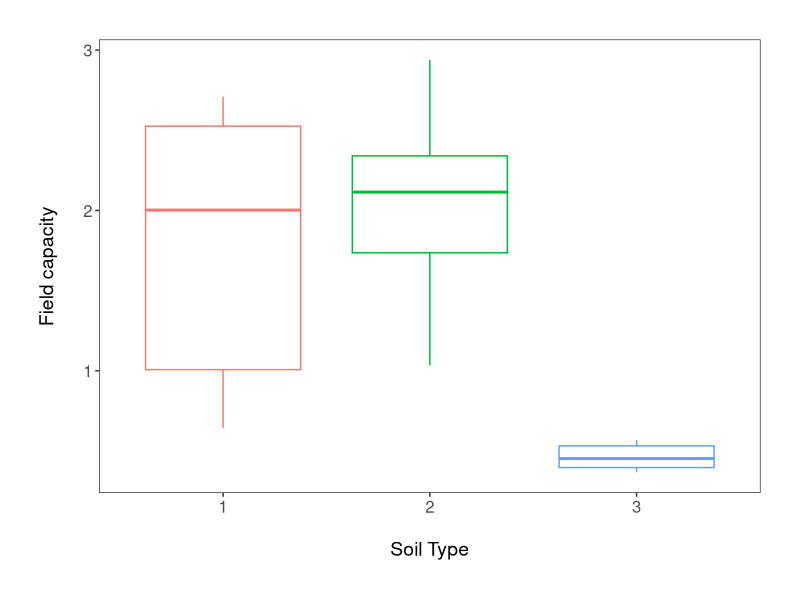

The R source for this figure: (Note: this script raises an error after producing the figure.)
## DISSERTATION PROJECT ##

# Libraries ----
library(tidyverse)
library(readxl)
library(scales)
library(vegan)
library(gplots)
library(patchwork)

# Data sets ----
ratio <- read_excel("root-shoot.xls")
field_capacity_data <- read_excel("Field_capacity_diss.xlsx")
moisture <- read_excel("moisture.xlsx")

# Data manip field capacity ----
# water content = grams of water contained in the soil per pot
# moisture = mean and sd per pot measured by probe every other day in %
field_capacity_data <- field_capacity_data %>% 
  mutate(soil_type = as_factor(soil_type), pot_number = as_factor(pot_number)) %>% 
  mutate(water_content_gr = total_fresh-total_dry) %>%  # creating a new column for amount of water in soil
  mutate(moisture_content = ((total_fresh/total_dry)-1))  # new column with soil moisture content
# should I add *100 or not??? 

# Graph field capacity ----
# Boxplot checking for differences of field_capacity between soil types
(field_capacity_boxplot <- ggplot(field_capacity_data, aes(soil_type, moisture_content)) +
    geom_boxplot(aes(color = soil_type)) +
    theme_bw() +
    ylab("Field capacity\n") +                             
    xlab("\nSoil Type")  +
    theme(axis.text = element_text(size = 12),
          axis.title = element_text(size = 14, face = "plain"),                     
          panel.grid = element_blank(),       
          plot.margin = unit(c(1,1,1,1), units = , "cm"),  
          legend.position = "none"))

# ggsave(soil_moisture_boxplot, file = "outputs/field_capacity_boxplot.png", width = 12, height = 7) 

# Data manip moisture ----
# moisture probe measures need to be plotted against time to see the progression 
# before relating them to the soil moisture content 
moisture <- moisture %>% 
  mutate(soil_type = as_factor(soil_type), pot = as_factor(pot)) %>% 
  tidyr::separate(date, c("year", "month", "day"), sep = "-", remove = FALSE) %>% 
  select(-year,-month) %>% 
  mutate(day = case_when(day == "06" ~ 1, day == "09" ~ 3, day == "11" ~ 5, 
                         day == "13" ~ 8, day == "16" ~ 10, day == "18" ~ 12, 
                         day == "20" ~ 15, day == "23" ~ 18)) %>% 
  mutate(drought_level = case_when(pot == 1 ~ "50",
                                   pot == 2 ~ "75",
                                   pot == 3 ~ "100",
                                   pot == 4 ~ "50",
                                   pot == 5 ~ "75",
                                   pot == 6 ~ "100")) %>% 
  mutate(drought_level = as_factor(drought_level)) %>% 
  mutate(field_capacity = c(field_capacity_data$moisture_content,
                           field_capacity_data$moisture_content,
                           field_capacity_data$moisture_content,
                           field_capacity_data$moisture_content,
                           field_capacity_data$moisture_content,
                           field_capacity_data$moisture_content,
                           field_capacity_data$moisture_content,
                           field_capacity_data$moisture_content)) %>% 
  mutate(field_capacity_percent = (mean_moisture*100)/field_capacity) %>% 
  mutate(field_capacity_percent_sd = (sd*100)/field_capacity) %>% 
  filter(pot %in% c(1,2,3))  # only selecting pots that have plant data

# Graphs moisture ----
# Graph weight and irrigation just for interest 
(weight_time_series <- ggplot(moisture) +
   geom_point(aes(day, weight, color = soil_type)) +
   geom_smooth(formula = y ~ x, method = "lm", aes(day, weight, color = soil_type, fill = soil_type)) + # add se = FALSE to remove error shading
   geom_point(aes(day, irrigation/0.15, color = soil_type)) +
   scale_y_continuous(name = "Weight of pots (g)\n",
                      sec.axis = sec_axis(~.*0.15, name="Irrigation volume (ml)")) +
   theme_bw() +
   xlab("\nDay since start of experiment") +
   theme(axis.text.x = element_text(size = 10, angle = 45, vjust = 1, hjust = 1),  # making the dates at a bit of an angle
         axis.text.y = element_text(size = 10),
         axis.title = element_text(size = 12, face = "plain"),                        
         panel.grid = element_blank(),  
         plot.margin = unit(c(0.5,0.5,0.5,0.5), units = , "cm"),  # Adding a margin around the plot
         legend.text = element_text(size = 10, face = "italic"),  
         legend.title = element_blank(),  # Removing the legend title 
         legend.position = "right")) 

# Graph of moisture across time 
(moisture_time_series <- ggplot(moisture, aes(date, mean_moisture, color = drought_level)) +
    geom_point() +
    facet_wrap(~ soil_type, scales = "fixed") +
    geom_smooth(formula = y ~ x, method = "lm", aes(fill = drought_level)) + # add se = FALSE to remove error shading
    theme_bw() +
    ylab("Mean moisture content (%)\n") +                             
    xlab("\nDate") +
    theme(axis.text.x = element_text(size = 10, angle = 45, vjust = 1, hjust = 1),  # making the dates at a bit of an angle
          axis.text.y = element_text(size = 10),
          axis.title = element_text(size = 12, face = "plain"),                        
          panel.grid = element_blank(),  
          plot.margin = unit(c(0.5,0.5,0.5,0.5), units = , "cm"),  # Adding a margin around the plot
          legend.text = element_text(size = 10, face = "italic"),  
          legend.title = element_blank(),  # Removing the legend title 
          legend.position = "bottom")) 

# ggsave(moisture_time_series, file = "outputs/moisture_time_series.png", width = 12, height = 7) 

# Graph of moisture % and irrigation volume 
(irrigation_time_series <- ggplot(moisture, aes(day, mean_moisture)) +
    geom_point(size = 5, aes(color = irrigation)) +
    geom_smooth(formula = y ~ x, method = "lm") + # add se = FALSE to remove error shading
    theme_bw() +
    facet_wrap(~ soil_type, scales = "fixed") +
    ylab("Mean moisture content (%)\n") +
    xlab("\nDay since start of experiment") +
    theme(axis.text.x = element_text(size = 10, angle = 45, vjust = 1, hjust = 1),  # making the dates at a bit of an angle
          axis.text.y = element_text(size = 10),
          axis.title = element_text(size = 12, face = "plain"),                        
          panel.grid = element_blank(),  
          plot.margin = unit(c(0.5,0.5,0.5,0.5), units = , "cm"),  # Adding a margin around the plot
          legend.text = element_text(size = 10, face = "italic"),  
          legend.title = element_blank(),  # Removing the legend title 
          legend.position = "right")) 

# ggsave(irrigation_time_series, file = "outputs/irrigation_time_series.png", width = 12, height = 7) 

# Graph of field capacity % across time
(field_capacity_time_series <- ggplot(moisture, aes(day, field_capacity_percent, color = drought_level, fill = drought_level)) +
    geom_point() +
    geom_smooth(formula = y ~ x, method = "lm") + # add se = FALSE to remove error shading
    theme_bw() +
    facet_wrap(~ soil_type, scales = "fixed") +
    ylab("Soil moisture (% of soil field capacity)\n") +                             
    xlab("\nTime (days since start of experiment)") +
    theme(axis.text.x = element_text(size = 10, angle = 45, vjust = 1, hjust = 1),  # making the dates at a bit of an angle
          axis.text.y = element_text(size = 10),
          axis.title = element_text(size = 12, face = "plain"),                        
          panel.grid = element_blank(),  
          plot.margin = unit(c(0.5,0.5,0.5,0.5), units = , "cm"),  # Adding a margin around the plot
          legend.text = element_text(size = 10, face = "italic"),  
          legend.title = element_blank(),  # Removing the legend title 
          legend.position = "bottom")) 

# ggsave(field_capacity_time_series, file = "outputs/field_capacity_time_series.png", width = 12, height = 7) 
# whole figure tells us that there seems to be significant differences between soil types AND between drought treatments 

# Trying to figure out what is going on with soil 2 100% moisture measures = large differences according to pot
subset_moisture_soil_2 <- filter(moisture, soil_type == "2" & drought_level == "100%")

(field_capacity_time_series <- ggplot(subset_moisture_soil_2, aes(date, field_capacity_percent, color = pot)) +
    geom_point() +
    geom_smooth(formula = y ~ x, method = "lm", aes(fill = drought_level)) + # add se = FALSE to remove error shading
    theme_bw() +
    ylab("Moisture content (as a % of soil moisture content at field capacity)\n") +                             
    xlab("\nDate") +
    theme(axis.text.x = element_text(size = 10, angle = 45, vjust = 1, hjust = 1),  # making the dates at a bit of an angle
          axis.text.y = element_text(size = 10),
          axis.title = element_text(size = 12, face = "plain"),                        
          panel.grid = element_blank(),  
          plot.margin = unit(c(0.5,0.5,0.5,0.5), units = , "cm"),  # Adding a margin around the plot
          legend.text = element_text(size = 10, face = "italic"),  
          legend.title = element_blank(),  # Removing the legend title 
          legend.position = "bottom")) 

pot_model <- lm(drought_level_percent ~ pot, data = subset_moisture_soil_2)
summary(pot_model)
anova(pot_model)
plot(pot_model)

# Data manip ratio ----
# Rename columns and create factor levels for species, drought level and soil type #
ratio <- ratio %>% 
  rename(root_shoot = "Root/Shoot", drought = Drought_level, soil = Soil_Type, species = Species) %>% 
  mutate(species = as.factor(species), drought = as.factor(drought), soil = as.factor(soil)) %>% 
  filter(!root_shoot > 2.5, !Leaf_area > 5) %>%   # take out the outliers
  mutate(biomass_log = log(Dry_weight_total), root_shoot_log = log(root_shoot)) %>% 
  mutate(leaf_area_ratio = Leaf_area/Dry_weight_total)
  # mutate(root_shoot = rescale(root_shoot, to = c(-1, 1)))  # to help with analysis 

# Graphs root/shoot ----
# Graph with log total biomass and log root/shoot 
(biomass_root_shoot_graph <- ggplot(ratio, aes(biomass_log, root_shoot_log)) +
   geom_point(aes(color = drought)) +
   geom_smooth(aes(color = drought), se = FALSE, method = "lm", formula = 'y ~ poly(x, 2)') +
   theme_bw() +
   ylab("Log root/shoot ratio\n") +                             
   xlab("\nLog total biomass")  +
   theme(axis.text = element_text(size = 12),
         axis.title = element_text(size = 14, face = "plain"),                     
         panel.grid = element_blank(),       
         plot.margin = unit(c(1,1,1,1), units = , "cm"),  
         legend.position = "right"))

# ggsave(biomass_root_shoot_graph, file = "outputs/biomass_root_shoot_graph.png", width = 12, height = 7) 

# Boxplot log root/shoot + drought level
(ratio_boxplot <- ggplot(ratio, aes(drought, root_shoot)) +
    geom_boxplot(aes(color = drought)) +
    theme_bw() +
    ylab("Root/shoot ratio\n") +                             
    xlab("\nDrought level")  +
    theme(axis.text = element_text(size = 12),
          axis.title = element_text(size = 14, face = "plain"),                     
          panel.grid = element_blank(),       
          plot.margin = unit(c(1,1,1,1), units = , "cm"),  
          legend.position = "right"))

# ggsave(ratio_boxplot, file = "outputs/ratio_boxplot.png", width = 12, height = 7)

# Boxplot root/shoot and soil types + species
(ratio_soil_boxplot <- ggplot(ratio, aes(soil, root_shoot)) +
    geom_boxplot(aes(color = soil)) +
    theme_bw() +
    ylab("Root/shoot ratio\n") +                             
    xlab("\nSoil type")  +
    theme(axis.text = element_text(size = 12),
          axis.title = element_text(size = 14, face = "plain"),                     
          panel.grid = element_blank(),       
          plot.margin = unit(c(1,1,1,1), units = , "cm"),  
          legend.position = "none"))

# ggsave(ratio_soil_boxplot, file = "outputs/ratio_soil_boxplot.png", width = 12, height = 7)

# Boxplot root/shoot and species
(ratio_species_boxplot <- ggplot(ratio, aes(species, root_shoot)) +
    geom_boxplot(aes(color = species)) +
    theme_bw() +
    ylab("Root/shoot ratio\n") +                             
    xlab("\nSpecies")  +
    theme(axis.text = element_text(size = 12),
          axis.title = element_text(size = 14, face = "plain"),                     
          panel.grid = element_blank(),       
          plot.margin = unit(c(1,1,1,1), units = , "cm"),  
          legend.position = "none"))

# ggsave(ratio_species_boxplot, file = "outputs/ratio_species_boxplot.png", width = 12, height = 7)

# Three plots for variation of root/shoot within species
(ratio_species_hist <- ggplot(ratio, aes(x = root_shoot)) +
   geom_histogram(aes(fill = drought), bins = 25) +
   theme_bw() +
   facet_wrap(~ species, scales = "fixed") +
   xlab("Root/shoot ratio")  +
   theme(axis.text = element_text(size = 12),
         axis.title = element_text(size = 14, face = "plain"),                     
         panel.grid = element_blank(),       
         plot.margin = unit(c(1,1,1,1), units = , "cm"),  
         legend.position = "bottom"))

# ggsave(ratio_species_hist, file = "outputs/ratio_species_hist.png", width = 12, height = 7)

# Boxplot root/shoot + drought level + soil types
(ratio_drought_soil_boxplot <- ggplot(ratio, aes(drought, root_shoot, color = soil)) +
    geom_boxplot() +
    theme_bw() +
    ylab("Root/shoot ratio\n") +                             
    xlab("\nDrought level")  +
    theme(axis.text = element_text(size = 12),
          axis.title = element_text(size = 14, face = "plain"),                     
          panel.grid = element_blank(),       
          plot.margin = unit(c(1,1,1,1), units = , "cm"),  
          legend.position = "bottom"))

# ggsave(ratio_drought_soil_boxplot, file = "outputs/ratio_drought_soil_boxplot.png", width = 12, height = 7)

# Graph root and shoot allometric regression 
slopes <- c(as.numeric(lm(Dry_weight_shoot ~ Dry_weight_root, ratio, drought == 100)$coefficients[1]),
            as.numeric(lm(Dry_weight_shoot ~ Dry_weight_root, ratio, drought == 75)$coefficients[1]),
            as.numeric(lm(Dry_weight_shoot ~ Dry_weight_root, ratio, drought == 50)$coefficients[1]))
slopes2 <- c(as.numeric(lm(Dry_weight_shoot ~ Dry_weight_root, ratio, drought == 100)$coefficients[2]),
             as.numeric(lm(Dry_weight_shoot ~ Dry_weight_root, ratio, drought == 75)$coefficients[2]),
             as.numeric(lm(Dry_weight_shoot ~ Dry_weight_root, ratio, drought == 50)$coefficients[2]))

coefficients <- data.frame(slopes, slopes2, c(100,75,50)) %>% 
  rename(intercept = slopes, slope = slopes2, drought = c.100..75..50.)

(root_shoot_graph <- ggplot(ratio, aes(Dry_weight_root, Dry_weight_shoot)) +
    geom_point(aes(color = drought)) +
    stat_smooth(aes(color = drought), se = FALSE, method = "lm") +
    theme_bw() +
    ylab("Plant shoot biomass (g)\n") +                             
    xlab("\nPlant root biomass (g)") +
    theme(axis.text = element_text(size = 12),
          axis.title = element_text(size = 14, face = "plain"),                     
          panel.grid = element_blank(),       
          plot.margin = unit(c(1,1,1,1), units = , "cm"),  
          legend.position = "right"))
    # this doesn't work for some reason...? 
    # annotate("text", x = 50, y = 50, label = "0.931",  
    #        size = 4) +
    # annotate("text", x = 40, y = 40, label = "0.713",
    #        size = 4) +
    # annotate("text", x = 30, y = 30, label = "0.795",
    #        size = 4))

# If I want to add an arrow that points from the label to the curve? 
# # geom_curve(aes(x = 50, y = 60, xend = mean(carex$hits) + 2, yend = 60),
#              arrow = arrow(length = unit(0.07, "inch")), size = 0.7,
#              color = "grey30", curvature = 0.3)

# ggsave(root_shoot_graph, file = "outputs/root_shoot_graph.png", width = 12, height = 7)
# facet_wrap(~ drought, scales = "fixed")
  
# Graphs leaf area ----
# Graph with log root/shoot and log leaf area 
(leaf_area_biomass_graph <- ggplot(ratio, aes(log(Leaf_area), biomass_log)) +
   geom_point(aes(color = drought)) +
   geom_smooth(aes(color = drought), se = FALSE, method = "lm", formula = 'y ~ poly(x, 2)') +
   theme_bw() +
   ylab("Log root/shoot ratio\n") +                             
   xlab("\nLog leaf area")  +
   theme(axis.text = element_text(size = 12),
         axis.title = element_text(size = 14, face = "plain"),                     
         panel.grid = element_blank(),       
         plot.margin = unit(c(1,1,1,1), units = , "cm"),  
         legend.position = "right"))

# Graph log leaf area ratio and log 
(biomass_leaf_ratio_graph <- ggplot(ratio, aes(biomass_log, log(leaf_area_ratio))) +
    geom_point(aes(color = soil)) +
    geom_smooth(aes(color = soil), se = FALSE, method = "lm", formula = 'y ~ poly(x, 2)') +
    theme_bw() +
    ylab("Log leaf area ratio\n") +                             
    xlab("\nLog total biomass")  +
    theme(axis.text = element_text(size = 12),
          axis.title = element_text(size = 14, face = "plain"),                     
          panel.grid = element_blank(),       
          plot.margin = unit(c(1,1,1,1), units = , "cm"),  
          legend.position = "right"))

# Boxplot leaf area + species
(leaf_area_boxplot_species <- ggplot(ratio, aes(species, Leaf_area, color = species)) +
   geom_boxplot() +
   theme_bw() +
   ylab("Leaf area (cm2)\n") +                             
   xlab("\nSpecies")  +
   theme(axis.text = element_text(size = 12),
         axis.title = element_text(size = 14, face = "plain"),                     
         panel.grid = element_blank(),       
         plot.margin = unit(c(1,1,1,1), units = , "cm"),  
         legend.position = "none"))

ggsave(leaf_area_boxplot_species, file = "outputs/leaf_area_boxplot_species.png", width = 12, height = 7)

# Boxplot leaf area + soil 
(leaf_area_boxplot_soil <- ggplot(ratio, aes(soil, Leaf_area, color = soil)) +
   geom_boxplot() +
   theme_bw() +
   ylab("Leaf area (cm2)\n") +                             
   xlab("\nSoil type")  +
   theme(axis.text = element_text(size = 12),
         axis.title = element_text(size = 14, face = "plain"),                     
         panel.grid = element_blank(),       
         plot.margin = unit(c(1,1,1,1), units = , "cm"),  
         legend.position = "none"))

# ggsave(leaf_area_boxplot_soil, file = "outputs/leaf_area_boxplot_drought.png", width = 12, height = 7)

# Boxplot leaf area + drought
(leaf_area_boxplot_drought <- ggplot(ratio, aes(drought, Leaf_area, color = drought)) +
   geom_boxplot() +
   theme_bw() +
   ylab("Leaf area (cm2)\n") +                             
   xlab("\nDrought level")  +
   theme(axis.text = element_text(size = 12),
         axis.title = element_text(size = 14, face = "plain"),                     
         panel.grid = element_blank(),       
         plot.margin = unit(c(1,1,1,1), units = , "cm"),  
         legend.position = "none"))

# ggsave(leaf_area_boxplot_drought, file = "outputs/leaf_area_boxplot_drought.png", width = 12, height = 7)

# Data manip biomass ----
biomass_data <- ratio %>% 
  select(drought, soil, species, Dry_weight_shoot, Dry_weight_root, Dry_weight_total) %>% 
  gather(., characteristic, biomass, c(4:6)) %>% 
  tidyr::separate(characteristic, c("moisture", "weight", "area"), sep = "_", remove = TRUE) %>% 
  select(-moisture,-weight)

# Graph biomass ----
# Plot total biomass with ≠ drought 
biomass_subset <- biomass_data %>% 
  filter(area %in% c("total"))

(total_biomass_drought_barplot <- ggplot(biomass_subset, aes(drought, biomass, fill = drought)) +
    geom_bar(position = position_dodge(), stat = "identity") +
    facet_wrap(~ species, scales = "fixed") +
    theme_bw() +
    ylab("Total plant biomass (g)\n") +                             
    xlab("\nDrought treatment")  +
    theme(axis.text = element_text(size = 12),
          axis.title = element_text(size = 14, face = "plain"),                     
          panel.grid = element_blank(),       
          plot.margin = unit(c(1,1,1,1), units = , "cm"),  
          legend.position = "none"))

# Plot total biomass and soil types 
(total_biomass_drought_barplot <- ggplot(biomass_subset, aes(drought, biomass, fill = drought)) +
    geom_bar(position = position_dodge(), stat = "identity") +
    theme_bw() +
    ylab("Total plant biomass (g)\n") +                             
    xlab("\nDrought treatment")  +
    theme(axis.text = element_text(size = 12),
          axis.title = element_text(size = 14, face = "plain"),                     
          panel.grid = element_blank(),       
          plot.margin = unit(c(1,1,1,1), units = , "cm"),  
          legend.position = "none"))

# with the mean and error bars instead?
# biomass_subset <- biomass_data %>% 
#   filter(area %in% c("total")) %>% 
#   group_by(drought, species) %>% 
#   mutate(mean = mean(biomass), sd = sd(biomass)) %>% 
#   group_by(drought, species, mean, sd) %>% 
#   tally() %>% 
#   ungroup() 
#   
# (total_biomass_drought_barplot <- ggplot(biomass_subset, aes(drought, mean, fill = drought)) +
#    geom_bar(position = position_dodge(), stat = "identity") +
#    geom_errorbar(aes(x = drought, ymin = mean-sd, ymax = mean+sd, width=0.4)) +
#    facet_wrap(~ species, scales = "fixed") +
#    theme_bw() +
#    ylab("Total plant biomass (g)\n") +                             
#    xlab("\nDrought treatment")  +
#    theme(axis.text = element_text(size = 12),
#          axis.title = element_text(size = 14, face = "plain"),                     
#          panel.grid = element_blank(),       
#          plot.margin = unit(c(1,1,1,1), units = , "cm"),  
#          legend.position = "none"))

# ggsave(total_biomass_drought_barplot, file = "outputs/total_biomass_drought_barplot.png", width = 12, height = 7)

# Barplot biomass in different parts of plant per drought treatment and species 
(biomass_drought_species_barplot <- ggplot(biomass_data, aes(drought, biomass , fill = drought)) +
  geom_bar(position = position_dodge(), stat = "identity") +
  facet_wrap(~ species, scales = "fixed") +
  theme_bw() +
  ylab("Biomass (g)\n") +                             
  xlab("\nPlant part")  +
  theme(axis.text = element_text(size = 12),
        axis.title = element_text(size = 14, face = "plain"),                     
        panel.grid = element_blank(),       
        plot.margin = unit(c(1,1,1,1), units = , "cm"),  
        legend.position = "right"))

# ggsave(biomass_drought_species_barplot, file = "outputs/biomass_drought_species_barplot.png", width = 12, height = 7)

# Barplot biomass in different parts of plant per drought treatment and soil type
(biomass_drought_soil_barplot <- ggplot(biomass_data, aes(area, biomass, fill = drought)) +
    geom_bar(position = position_dodge(), stat = "identity") +
    facet_wrap(~ soil, scales = "fixed") +
    theme_bw() +
    ylab("Biomass (g)\n") +                             
    xlab("\nPlant part")  +
    theme(axis.text = element_text(size = 12),
          axis.title = element_text(size = 14, face = "plain"),                     
          panel.grid = element_blank(),       
          plot.margin = unit(c(1,1,1,1), units = , "cm"),  
          legend.position = "right"))

# ggsave(biomass_drought_soil_barplot, file = "outputs/biomass_drought_soil_barplot.png", width = 12, height = 7)

# Barplot biomass in different parts of plant per species and soil type
(biomass_species_soil_barplot <- ggplot(biomass_data, aes(area, biomass, fill = species)) +
    geom_bar(position = position_dodge(), stat = "identity") +
    facet_wrap(~ soil, scales = "fixed") +
    theme_bw() +
    ylab("Biomass (g)\n") +                             
    xlab("\nPlant part")  +
    theme(axis.text = element_text(size = 12),
          axis.title = element_text(size = 14, face = "plain"),                     
          panel.grid = element_blank(),       
          plot.margin = unit(c(1,1,1,1), units = , "cm"),  
          legend.position = "right"))

# ggsave(biomass_species_soil_barplot, file = "outputs/biomass_species_soil_barplot.png", width = 12, height = 7)

# Stats moisture and field capacity ----
moisture_model <- lm(field_capacity ~ soil_type, data = moisture)
summary(moisture_model)

moisture_model_2 <- lm(field_capacity_percent ~ day + soil_type, data = moisture)
summary(moisture_model_2)

moisture_model_3 <- lm(field_capacity_percent ~ drought_level + soil_type, data = moisture)
summary(moisture_model_3)

moisture_model_4 <- lm(mean_moisture ~ drought_level + soil_type, data = moisture)
summary(moisture_model_4)

# Stats ratio ----
ratio_model <- lm(root_shoot ~ drought, data = ratio)
summary(ratio_model)
anova(ratio_model)
plot(ratio_model)

ratio_model2 <- lm(root_shoot ~ soil, data = ratio)
summary(ratio_model2)
anova(ratio_model2)
plot(ratio_model2)

ratio_model3 <- lm(root_shoot ~ drought*species, data = ratio)
summary(ratio_model3)
anova(ratio_model3)
plot(ratio_model3)

ratio_model4 <- lm(root_shoot ~ soil + species, data = ratio)
summary(ratio_model4)
anova(ratio_model4)
plot(ratio_model4)

ratio_model5 <- lm(root_shoot ~ species, data = ratio)
summary(ratio_model5)
anova(ratio_model5)
plot(ratio_model5)

AIC(ratio_model, ratio_model2, ratio_model3)  # can I use AIC for lm???

# Verification of assumptions
ratio_resids <- resid(ratio_model2)
shapiro.test(ratio_resids)
bartlett.test(root_shoot ~ drought*species + soil, data = ratio)  # doesn't work with interaction terms? 
fligner.test(root_shoot ~ drought*species + soil, data = ratio) 

# Stats biomass ----
total_biomass_model <- lm(Dry_weight_total ~ drought, data = ratio)
summary(total_biomass_model)

total_biomass_model2 <- lm(Dry_weight_total ~ species, data = ratio)
summary(total_biomass_model2)

total_biomass_model3 <- lm(Dry_weight_total ~ soil, data = ratio)
summary(total_biomass_model3)

# Stats leaf area ----
leaf_area_model <- lm(Leaf_area ~ species, data = ratio)
summary(leaf_area_model)
anova(leaf_area_model)
plot(leaf_area_model)

leaf_area_model2 <- lm(Leaf_area ~ soil, data = ratio)
summary(leaf_area_model2)
anova(leaf_area_model2)
plot(leaf_area_model2)

leaf_area_model3 <- lm(Leaf_area ~ drought, data = ratio)
summary(leaf_area_model3)
anova(leaf_area_model3)
plot(leaf_area_model3)

# Verification of assumptions # 
leaf_resids <- resid(leaf_area_model)
shapiro.test(leaf_resids)
bartlett.test(Leaf_area ~ drought*soil*species, data = ratio)  # doesn't work with interaction terms? 

# To see which drought level drives the significant results #
ratio_aov <- aov(root_shoot ~ drought*soil*species, data = ratio)
TukeyHSD(ratio_aov)

# Generalized linear models ----
# check family 
hist(ratio$root_shoot)

generalized_ratio <- glm(root_shoot ~ drought*soil*species, family = gaussian, data = ratio)
summary(generalized_ratio)

generalized_ratio2 <- glm(root_shoot ~ drought*soil + species, family = gaussian, data = ratio)
summary(generalized_ratio2)

generalized_ratio3 <- glm(root_shoot ~ drought + soil + species, family = gaussian, data = ratio)
summary(generalized_ratio3)

AIC(generalized_ratio,generalized_ratio2, generalized_ratio3)
# weird because I get different results than for the ANOVA...?

# NMDS + permanova ----
(ratio.fit <- adonis(root_shoot ~ drought*soil*species, ratio, 
                      permutations = 500, method = "bray"))  # weird because shows effect of drought + species + soil which is different from ANOVA results

(leaf_area.fit <- adonis(Leaf_area ~ drought*soil*species, ratio, 
                     permutations = 500, method = "bray"))  # only species have significant difference which is same result as ANOVA

# pairwise.adonis(invert[,5:18], invert$Site)  # post hoc test 
ratio.NMDS <- metaMDS(ratio$root_shoot, distance = "bray", k = 2, trymax=100)  # works but stress nearly 0 so may have insufficient data 
# par(mfrow=c(1,1))
# ratio.NMDS$stress

group <- as.character(ratio$drought)
colours <- as.character(ratio$drought)

as.character(ratio$drought) %>% 
  replace(colours=="100", "#ddffa2") %>% 
  replace(colours=="75", "#a9c3e1") %>% 
  replace(colours=="50", "#ff4f4f") -> colours

# create the NMDS plot #

par(mfrow=c(1,1))
ordiplot(ratio.NMDS, type = "n", cex.axis = 2, cex.lab=2)

for(i in unique(group)) {
  ordihull(ratio.NMDS$points[grep(i, group),], draw="polygon",
           groups = group[group == i],col = colours[grep(i,group)],label=F) 
  }

orditorp(ratio.NMDS, display = "species", col = "red", air = 0.01)
orditorp(ratio.NMDS, display = "sites", label=F, air = 0.01, cex = 1.25)
legend('bottomright', legend=c("0m","6m","12m","18m"), col=unique(colours), 
       title = "Distance from road", bty = "n", pch = 16)
legend('bottomleft', legend="stress = 0.042", bty = "n")

# MANOVA ----
(manova1 <- manova(cbind(root_shoot, Leaf_area) ~ drought + soil + species, ratio))
summary(manova1)
summary.aov(manova1)

plotmeans(ratio$root_shoot ~ ratio$drought)
plotmeans(ratio$root_shoot ~ ratio$species)
plotmeans(ratio$root_shoot ~ ratio$soil)
